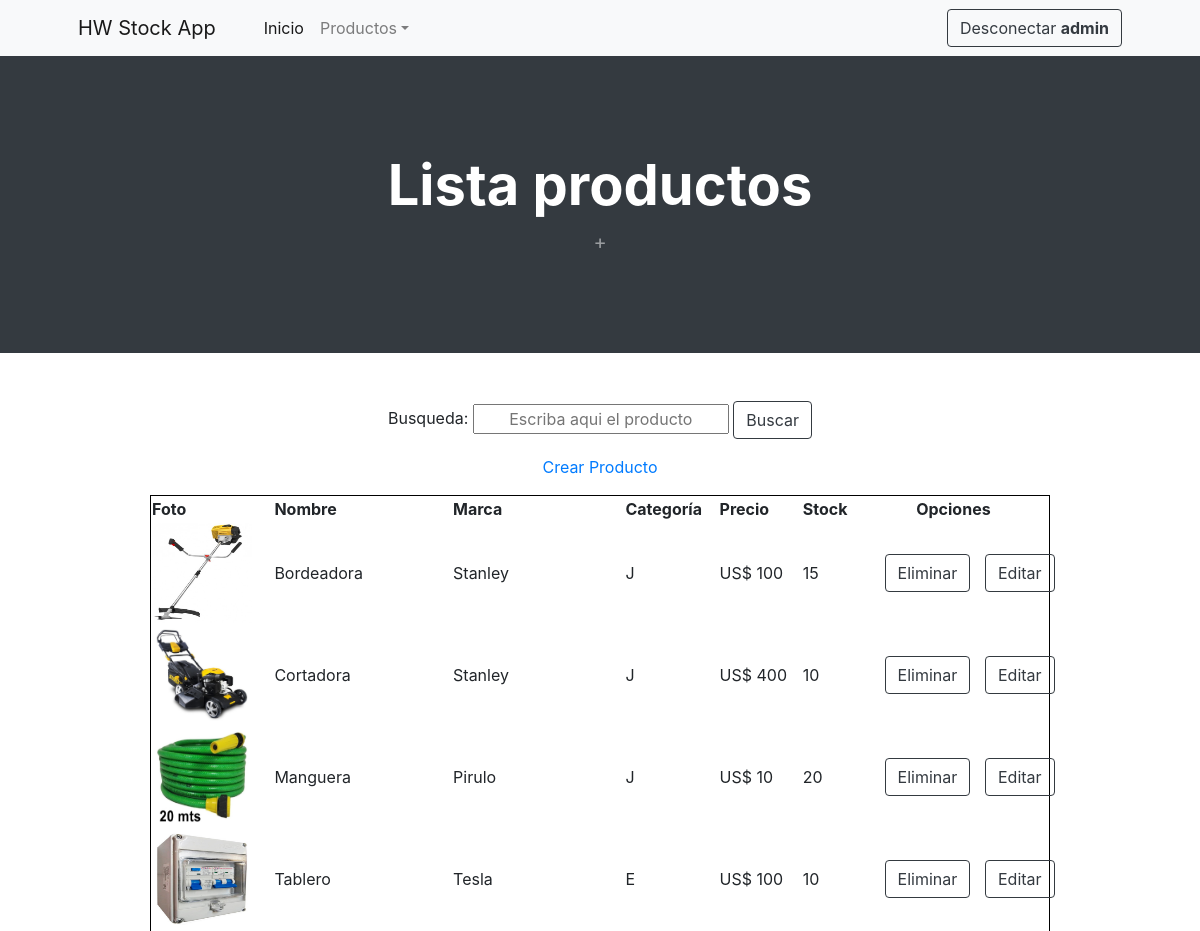
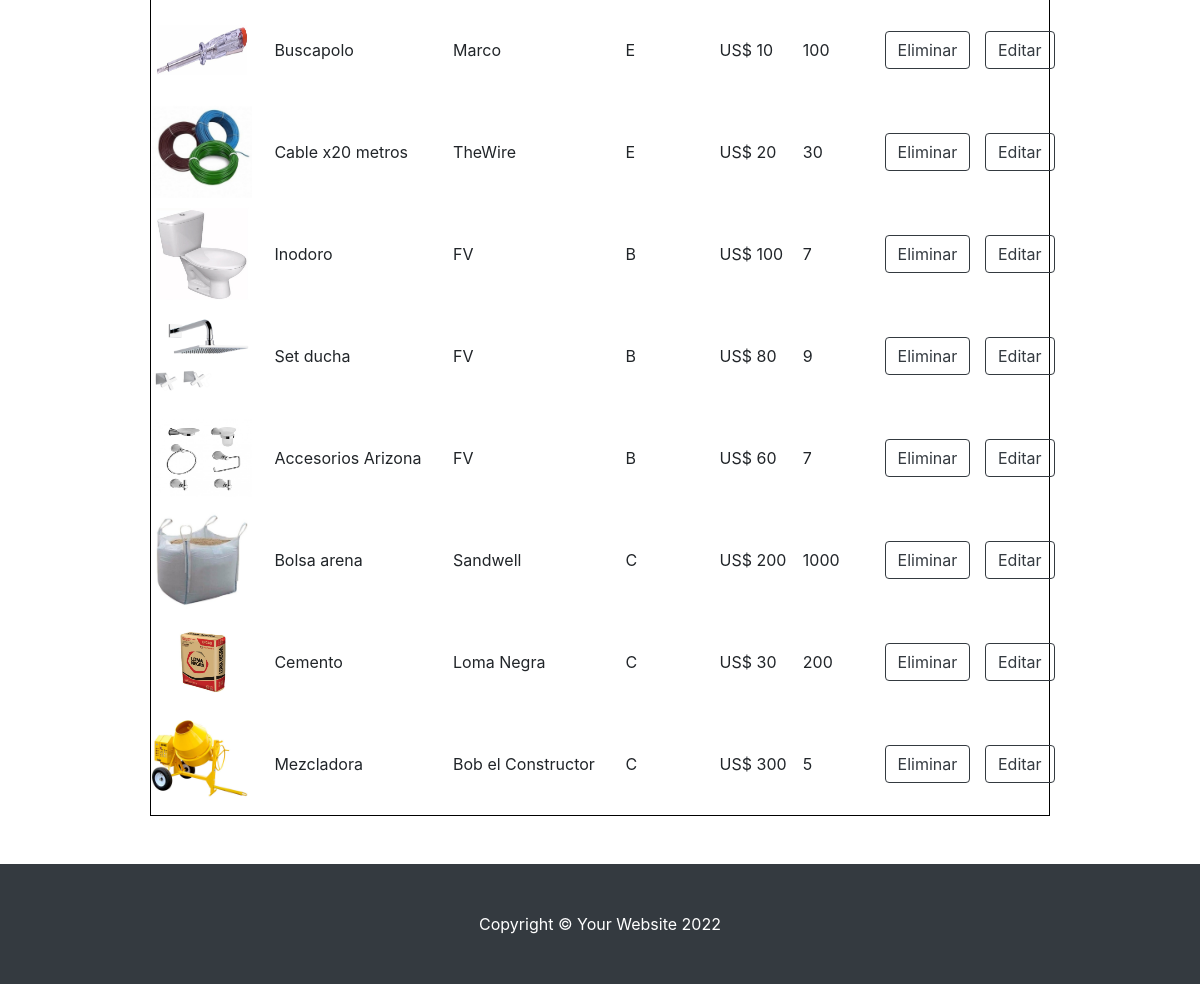
The page /HWStockApp/ListarProductos/ (signed in) on the database as committed earlier (2 pictures, top to bottom).
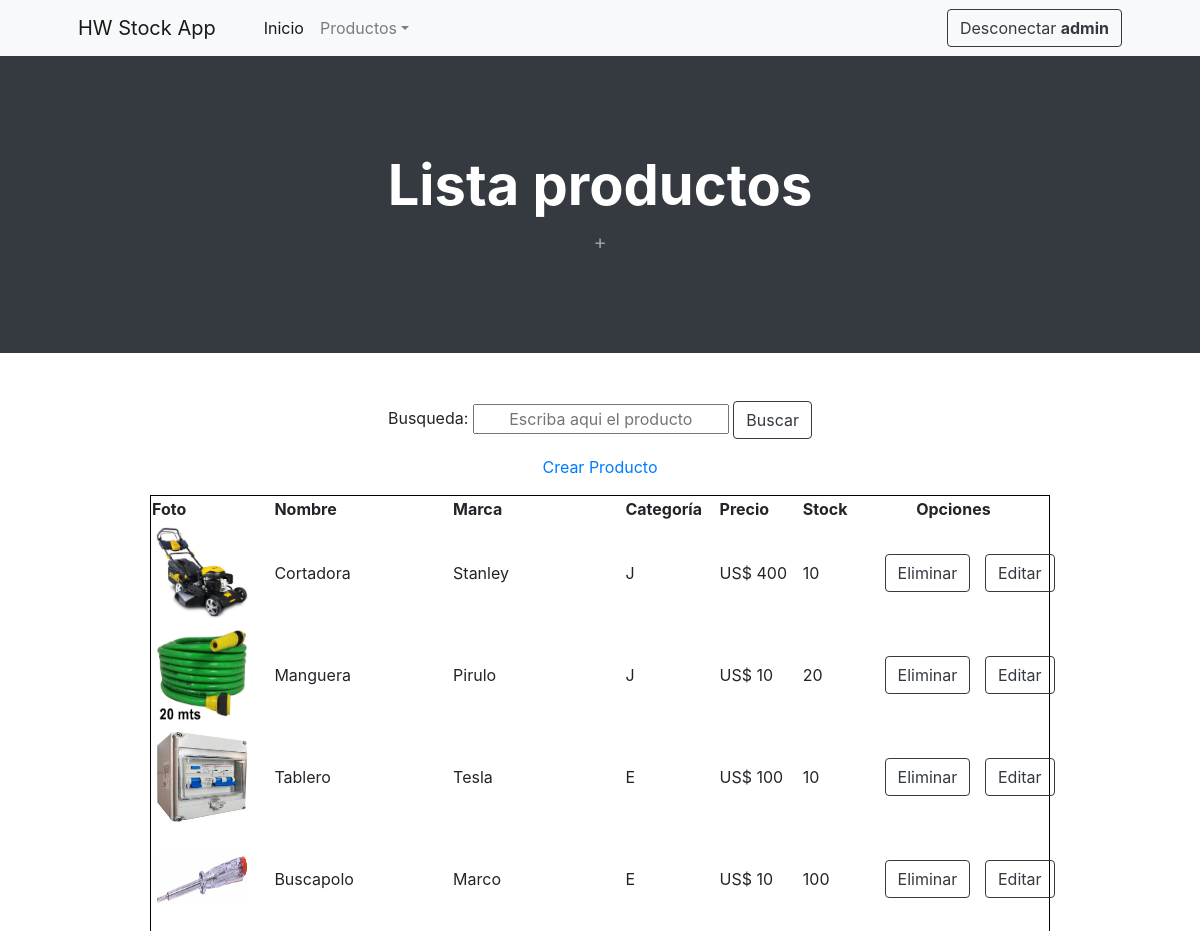
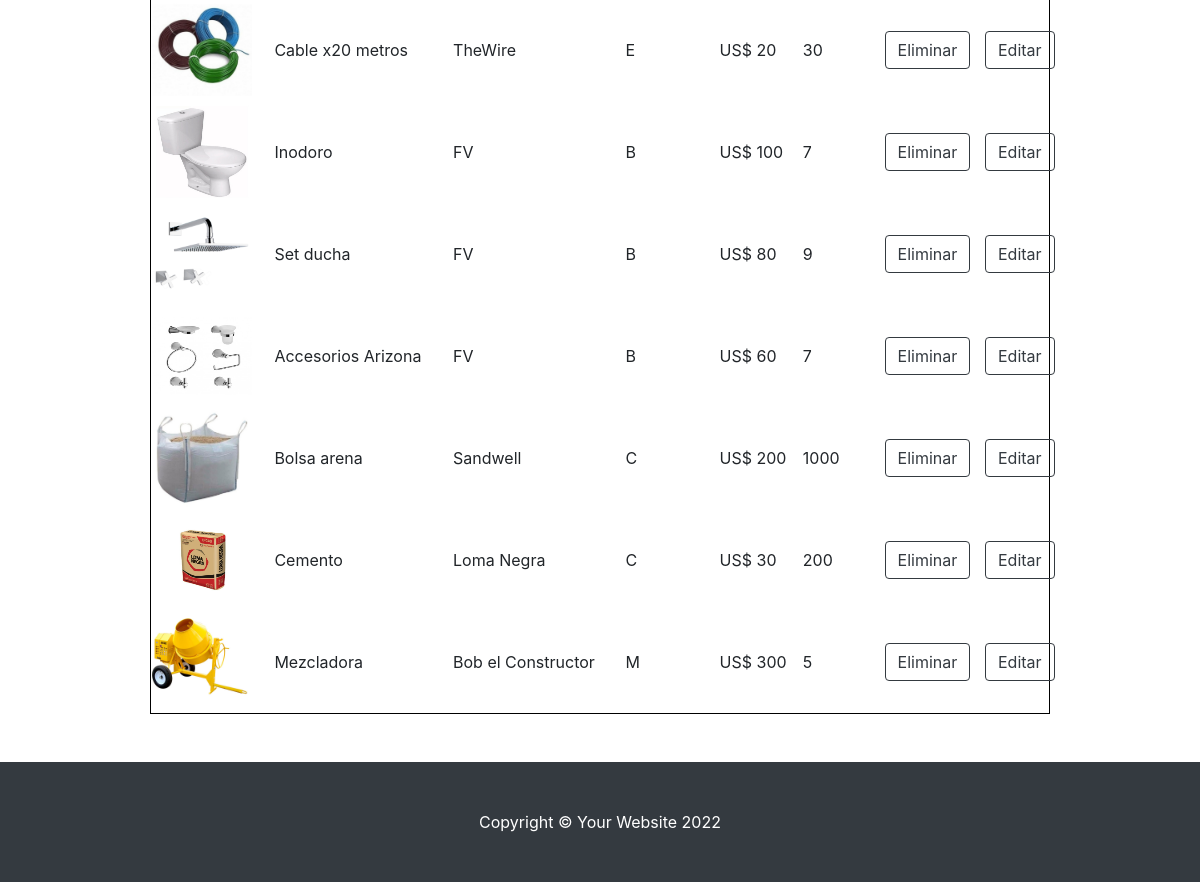
The same page on the database as committed later (2 pictures, top to bottom).
### HWStockApp/models.py (models this page shows, shortened)
class Productos(models.Model):
    nombre = models.CharField(max_length=30)
    marca = models.CharField(max_length=20)
    stock = models.IntegerField()
    precio = models.IntegerField()
    precio_currency = models.CharField(max_length=20)
    Foto = models.ImageField(upload_to="Productos/", height_field=None,
                             width_field=None, max_length=None, null=True, blank=True)
    categoria_opcion = (
        ('C', 'Construccion',),
        ('P', 'Pintura',),
        ('B', 'Baños',),
        ('M', 'Madera',),
        ('H', 'Hogar',),
        ('J', 'Jardin',),
        ('E', 'Electricidad',),
        ('O', 'Otros',),
    )
    categoria = models.CharField(
        max_length=1, choices=categoria_opcion, blank=True
    )

### HWStockApp/views.py (the view)
# urls.py: path('ListarProductos/', ListarProductos.as_view(), name="ListarProductos"),
class ListarProductos(LoginRequiredMixin, LogoutIfNotStaffMixin, ListView):
    model = Productos
    template_name = 'listaProductos.html'
    fields = ('__all__')
    paginate_by: 10

### HWStockApp/views.py (called while the page is built)
    def dispatch(self, request, *args, **kwargs):
        if not request.user.is_staff:
            logout(request)
            return self.handle_no_permission()
        return super(LogoutIfNotStaffMixin, self).dispatch(request, *args, **kwargs)

### HWStoreApp/context_processor.py (called while the page is built)
def total_carrito(request):
    total= 0
    if request.user.is_authenticated:
        if "carrito" in request.session.keys():
            for keys,value in request.session["carrito"].items():
                total += int(value["acumulado"])
    return {"total_carrito": total}

### HWStockApp/templates/listaProductos.html (shortened to what this page needs)
{% extends 'HWStockFather.html' %}
{% load static %}
{% block header_section %}
<header class="bg-dark py-5">
    <div class="container px-4 px-lg-5 my-5">
        <div class="text-center text-white">
            <h1 class="display-4 fw-bolder">Lista productos</h1>
            <p class="lead fw-normal text-white-50 mb-0">+</p>
        </div>
    </div>
</header>
{% endblock header_section %}
{% block body_section %}
<section class="py-5">
    <div class="container justify-content-center">
        <link rel="stylesheet" href="https://maxcdn.bootstrapcdn.com/bootstrap/4.0.0/css/bootstrap.min.css">
        <div class="mx-auto" style="width: 500px;">
        <form action="{% url 'BusquedasProducto' %}" method="GET" enctype="multipart/form-data">{% csrf_token %}
            <p style="text-align:center"> Busqueda: <input style="text-align:center" type="text" name="nombre"
                    placeholder="Escriba aqui el producto">
                <button type="submit" class="btn btn-outline-dark">Buscar</button>
            </p>
        </form>
        </div>
    <div class="container justify-content-center">
        <a href="{% url 'CrearProducto' %}">
            <p style="text-align:center">Crear Producto</p>
        </a>
    </div>
    </div>
    <table style="border:1px solid black;margin-left:auto;margin-right:auto;width:75%">
        <tr>
            <th scope="col">Foto</th>
            <th scope="col">Nombre</th>
            <th scope="col">Marca</th>
            <th scope="col">Categoría</th>
            <th scope="col">Precio</th>
            <th scope="col">Stock</th>
            <th style="text-align: center;" colspan="2">Opciones</th>
        </tr>
        <ul>
            {% for producto in object_list %}
            <tr>
                <td>
                    {% if producto.Foto %}
                    <img src="{{producto.Foto.url}}" width="100" height="100">
                    {% endif %}
                </td>
                <td>{{producto.nombre}}</td>
                <td>{{producto.marca}}</td>
                <td>{{producto.categoria}}</td>
                <td>US$ {{producto.precio}}</td>
                <td>{{producto.stock}}</td>
                <td>
                    <form action="{% url 'BorrarProductos' producto.id %}" class="d-flex">
                        <button style="margin-left:25%; margin-right:25%;" class="btn btn-outline-dark" type="submit">
                            Eliminar
                        </button>
                    </form>
                </td>
                <td>
                    <form action="{% url 'ActualizarProductos' producto.id %}" class="d-flex">
                        <button style="margin-left:25%; margin-right:25%;" class="btn btn-outline-dark" type="submit">
                            Editar
                        </button>
                    </form>
                </td>
            </tr>
            {% endfor %}
        </ul>
    </table>
</section>
{% endblock body_section %}

Rows that differ between the two databases and show on the page:
removed Productos: Foto (picture), nombre "Bordeadora", marca "Stanley", categoria "J", precio "100", stock "15"
changed Productos "Mezcladora": categoria "C" → "M"
